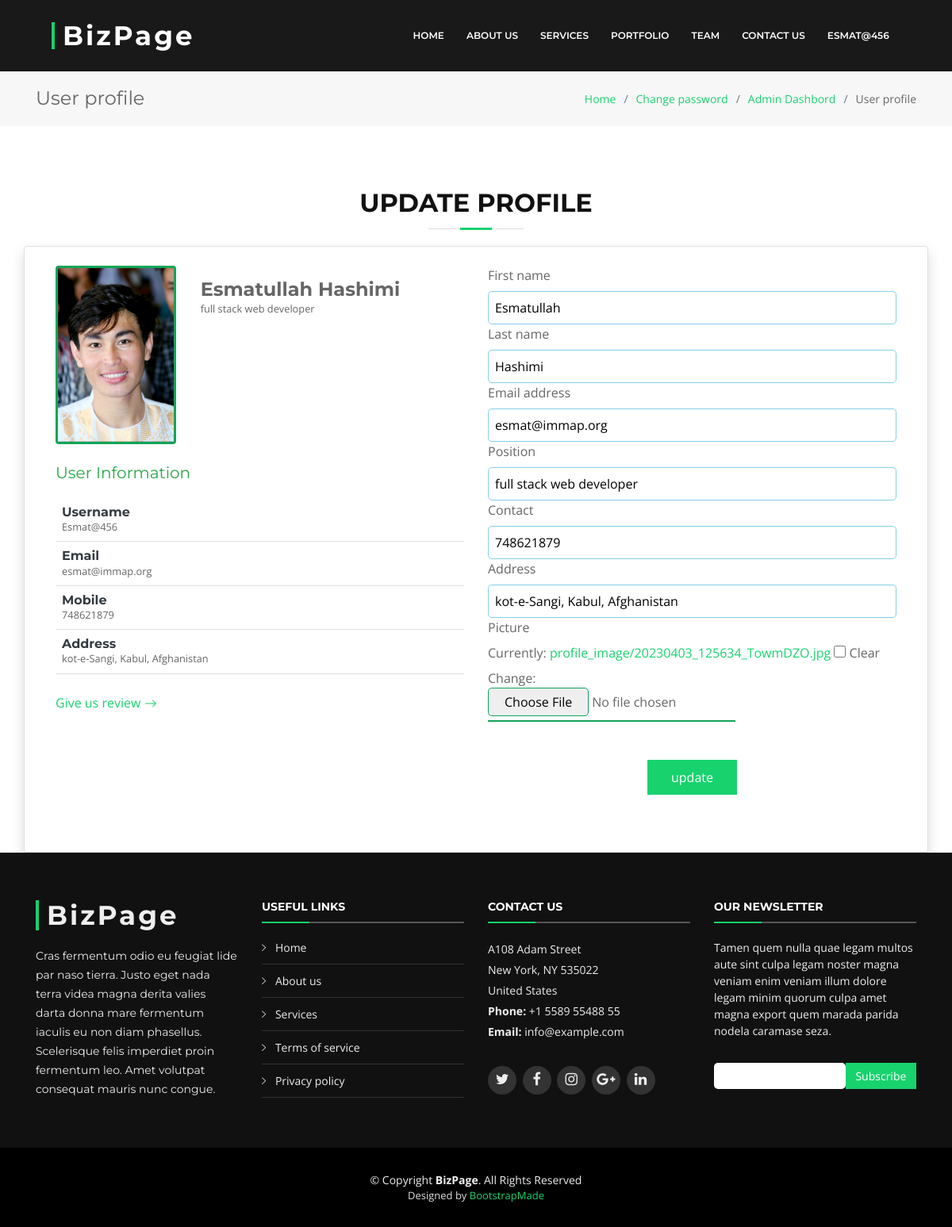
/profile/update (signed in), run on the app's committed database.
### blog/models.py (models this page shows, shortened)
class Profile(models.Model):
    user = models.OneToOneField(User, null=True, blank=True, on_delete=models.CASCADE)
    position = models.CharField(max_length=100, blank=True, null=True)
    contact = models.IntegerField(blank=True, null=True)
    address = models.CharField(max_length=100, null=True, blank=True)
    picture = models.ImageField(default='default.svg', upload_to='profile_image', null=True, blank=True)

### blog/views.py (the view, shortened to what this page needs)
# urls.py: path('profile/update', views.update_profile, name='profile'),
def update_profile(request):
    user = request.user
    user_form = UserUpdateForm(instance=user)
    profile_form = ProfileUpdateForm(instance=user.profile)
    user = User.objects.get(id=user.id)
    context = {
        'user_form':user_form,
        'profile_form':profile_form,
        'user':user
    }
    return render(request, 'forms/update_profile.html', context)

### blog/forms.py
class UserUpdateForm(forms.ModelForm):
    class Meta:
        model = User
        fields = ['first_name','last_name','email']

class ProfileUpdateForm(forms.ModelForm):
    class Meta:
        model = Profile
        fields = "__all__"
        exclude = ('user',)

### templates/forms/update_profile.html (shortened to what this page needs)
{% load static %}
{% include '../links/link.html' %}
{% include './sub-header.html' %}
   <section class="breadcrumbs">
    <div class="container">
      <div class="d-flex justify-content-between align-items-center">
        <h2>User profile</h2>
        <ol>
          <li><a href="{%  url 'index' %}">Home</a></li>
          <li><a href="{% url 'change_password' %}">Change password</a></li>
          <li><a href="{% url 'dashboard' %}">Admin Dashbord</a></li>
          <li>User profile</li>
        </ol>
      </div>
    </div>
  </section>
    <section class="portfolio-details">
        <div class="container">
                <div class="section-header ">
                  <h3>update profile</h3>
                </div>
                  <div class="row shadow border rounded bg-white p-4">
                    <div class="col-lg-6 col-md-6 col-sm-12 ">
                        <div class="row">
                          <div class="col-lg-4 col-md-4">
                            <img src="{{user.profile.picture.url}}" class="profile-picture rounded w-100 h-100" alt="Profile">
                          </div>
                          <div class="col-lg-8 col-md-8 p-sm-3" >
                            <h4 class="font-weight-bold pb-0 mb-0">{{user.get_full_name}}</h4>
                            <small>{{user.profile.position}}</small>
                          </div>
                        </div>
                      <div class=" my-4">
                        <h5 class="text-success">User Information</h5>
                        <div class="border-bottom p-2">
                          <h6 class="text-dark m-0 p-0 font-weight-bold">Username</h6>
                          <small>{{user.username}}</small>
                        </div>
                        <div class="border-bottom p-2">
                          <h6 class="text-dark m-0 p-0 font-weight-bold">Email</h6>
                          <small >{{user.email}}</small>
                        </div>
                        <div class="border-bottom p-2">
                          <h6 class="text-dark m-0 p-0 font-weight-bold">Mobile</h6>
                          <small>{{user.profile.contact}}</small>
                        </div>
                        <div class="border-bottom p-2">
                          <h6 class="text-dark m-0 p-0 font-weight-bold">Address</h6>
                          <small>{{user.profile.address}}</small>
                        </div>
                      </div>
                      <a href="{% url 'user_review' %}">
                        Give us review
                        <svg xmlns="http://www.w3.org/2000/svg" width="16" height="16" fill="currentColor" class="bi bi-arrow-right" viewBox="0 0 16 16">
                          <path fill-rule="evenodd" d="M1 8a.5.5 0 0 1 .5-.5h11.793l-3.147-3.146a.5.5 0 0 1 .708-.708l4 4a.5.5 0 0 1 0 .708l-4 4a.5.5 0 0 1-.708-.708L13.293 8.5H1.5A.5.5 0 0 1 1 8"/>
                        </svg>
                      </a>
                    </div>
                    <div class="col-lg-6 col-md-6 col-sm-12">
                      <form action="{% url 'update_profile' %}" enctype="multipart/form-data" method="POST">
                        {% for field in user_form %}
                        <label>{{field.label}}</label>
                        {{field}}
                        {% endfor %}
                        {% for field in profile_form %}
                        <label class="d-block">{{field.label}}</label>
                        {{field}}
                        {% endfor %}
                        <div class="text-center my-5">
                          <button type="submit">update</button>
                        </div>
                      </form>
                    </div>
                  </div>
        </div>
    </section>
<footer id="footer">
    <div class="footer-top">
      <div class="container">
        <div class="row">
          <div class="col-lg-3 col-md-6 footer-info">
            <h3>BizPage</h3>
            <p>Cras fermentum odio eu feugiat lide par naso tierra. Justo eget nada terra videa magna derita valies darta donna mare fermentum iaculis eu non diam phasellus. Scelerisque felis imperdiet proin fermentum leo. Amet volutpat consequat mauris nunc congue.</p>
          </div>
          <div class="col-lg-3 col-md-6 footer-links">
            <h4>Useful Links</h4>
            <ul>
              <li><i class="ion-ios-arrow-right"></i> <a href="#">Home</a></li>
              <li><i class="ion-ios-arrow-right"></i> <a href="#">About us</a></li>
              <li><i class="ion-ios-arrow-right"></i> <a href="#">Services</a></li>
              <li><i class="ion-ios-arrow-right"></i> <a href="#">Terms of service</a></li>
              <li><i class="ion-ios-arrow-right"></i> <a href="#">Privacy policy</a></li>
            </ul>
          </div>
          <div class="col-lg-3 col-md-6 footer-contact">
            <h4>Contact Us</h4>
            <p>
              A108 Adam Street <br>
              New York, NY 535022<br>
              United States <br>
              <strong>Phone:</strong> +1 5589 55488 55<br>
              <strong>Email:</strong> info@example.com<br>
            </p>
            <div class="social-links">
              <a href="#" class="twitter"><i class="fa fa-twitter"></i></a>
              <a href="#" class="facebook"><i class="fa fa-facebook"></i></a>
              <a href="#" class="instagram"><i class="fa fa-instagram"></i></a>
              <a href="#" class="google-plus"><i class="fa fa-google-plus"></i></a>
              <a href="#" class="linkedin"><i class="fa fa-linkedin"></i></a>
            </div>
          </div>
          <div class="col-lg-3 col-md-6 footer-newsletter">
            <h4>Our Newsletter</h4>
            <p>Tamen quem nulla quae legam multos aute sint culpa legam noster magna veniam enim veniam illum dolore legam minim quorum culpa amet magna export quem marada parida nodela caramase seza.</p>
            <form action="" method="post">
              <input type="email" name="email"><input type="submit" value="Subscribe">
            </form>
          </div>
        </div>
      </div>
    </div>
    <div class="container">
      <div class="copyright">
        &copy; Copyright <strong>BizPage</strong>. All Rights Reserved
      </div>
      <div class="credits">
        Designed by <a href="https://bootstrapmade.com/">BootstrapMade</a>
      </div>
    </div>
  </footer>

### templates/forms/sub-header.html (shortened to what this page needs)
{% load static %}
<header id="header" class="fixed-top mb-5">
    <div class="container-fluid">
      <div class="row justify-content-center">
        <div class="col-xl-11 d-flex align-items-center">
          <h1 class="logo mr-auto"><a href="{% url 'index' %}">BizPage</a></h1>
          <nav class="nav-menu d-none d-lg-block">
            <ul>
              <li><a href="{% url 'index' %}">Home</a></li>
              <li><a href="#about">About Us</a></li>
              <li><a href="#services">Services</a></li>
              <li><a href="#portfolio">Portfolio</a></li>
              <li><a href="#team">Team</a></li>
              <li><a href="#contact">Contact Us</a></li>
              {% if user.is_authenticated %}
              <li class="drop-down"><a href="">{{request.user}}</a>
              </li>
              {% endif %}
            </ul>
          </nav>
        </div>
      </div>
    </div>
  </header>

### data on the page
Profile: profile_form "full stack web developer" "748621879" "kot-e-Sangi, Kabul, Afghanistan"

### other printed values
{{ request.user }} "ESMAT@456"
{{ user.get_full_name }} "Esmatullah Hashimi"
{{ user.profile.position }} "full stack web developer"
{{ user.username }} "Esmat@456"
{{ user.email }} "esmat@immap.org"
{{ user.profile.contact }} "748621879"
{{ user.profile.address }} "kot-e-Sangi, Kabul, Afghanistan"
{{ field.label }} "First name" "Last name" "Email address"
{{ field.label }} "Position" "Contact" "Address" "Picture"
